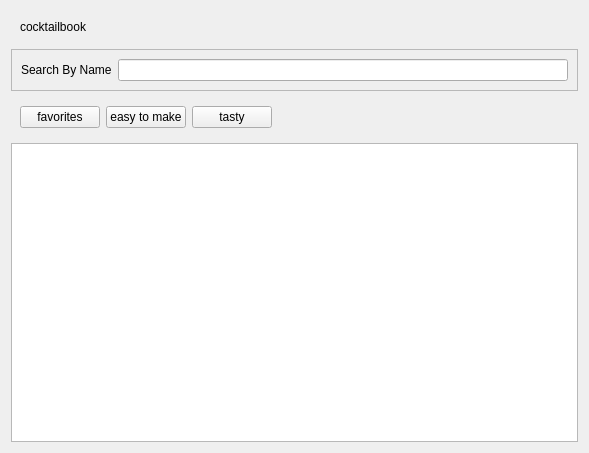
<?xml version="1.0" encoding="UTF-8"?>
<ui version="4.0">
 <class>Form</class>
 <widget class="QWidget" name="Form">
  <property name="geometry">
   <rect>
    <x>0</x>
    <y>0</y>
    <width>589</width>
    <height>453</height>
   </rect>
  </property>
  <property name="windowTitle">
   <string>Form</string>
  </property>
  <layout class="QVBoxLayout" name="verticalLayout">
   <item>
    <widget class="QWidget" name="widget" native="true">
     <layout class="QHBoxLayout" name="horizontalLayout">
      <item>
       <widget class="QLabel" name="lbl_title">
        <property name="text">
         <string>cocktailbook</string>
        </property>
       </widget>
      </item>
     </layout>
    </widget>
   </item>
   <item>
    <widget class="QFrame" name="frame">
     <property name="frameShape">
      <enum>QFrame::Shape::StyledPanel</enum>
     </property>
     <property name="frameShadow">
      <enum>QFrame::Shadow::Raised</enum>
     </property>
     <layout class="QHBoxLayout" name="horizontalLayout_2">
      <item>
       <widget class="QLabel" name="label">
        <property name="text">
         <string>Search By Name</string>
        </property>
       </widget>
      </item>
      <item>
       <widget class="QLineEdit" name="name_search"/>
      </item>
     </layout>
    </widget>
   </item>
   <item alignment="Qt::AlignmentFlag::AlignLeft">
    <widget class="QWidget" name="widget_2" native="true">
     <layout class="QHBoxLayout" name="horizontalLayout_3">
      <item>
       <widget class="QPushButton" name="btn_favorites">
        <property name="text">
         <string>favorites</string>
        </property>
        <property name="checkable">
         <bool>true</bool>
        </property>
       </widget>
      </item>
      <item>
       <widget class="QPushButton" name="btn_easy">
        <property name="text">
         <string>easy to make</string>
        </property>
        <property name="checkable">
         <bool>true</bool>
        </property>
       </widget>
      </item>
      <item>
       <widget class="QPushButton" name="btn_tasty">
        <property name="text">
         <string>tasty</string>
        </property>
        <property name="checkable">
         <bool>true</bool>
        </property>
       </widget>
      </item>
     </layout>
    </widget>
   </item>
   <item>
    <widget class="QListWidget" name="list_cocktails"/>
   </item>
  </layout>
 </widget>
 <resources/>
 <connections/>
</ui>
